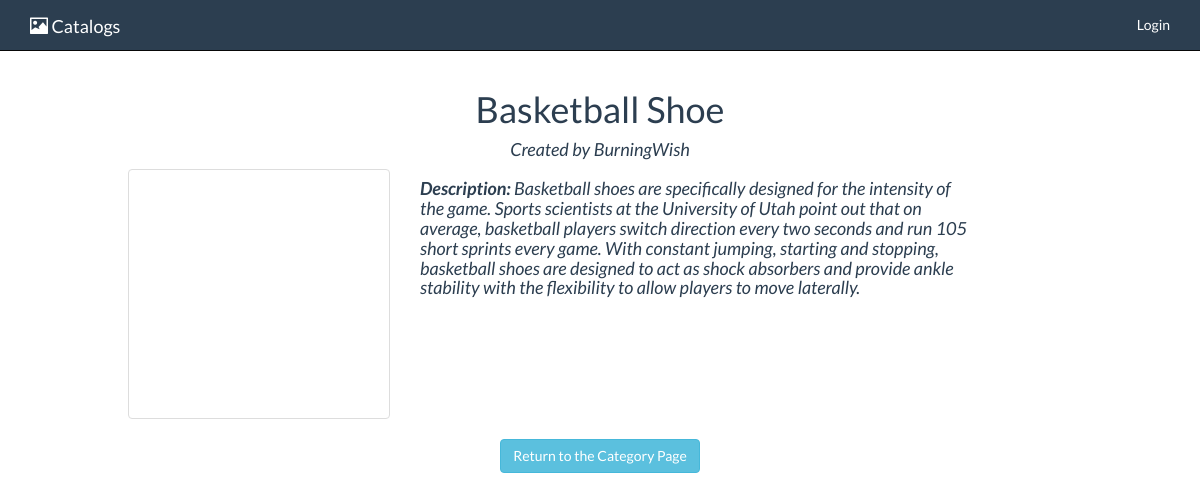
Screenshot of /categories/2/items/5 with the database file from the repository.
### database_setup.py (models this page shows, shortened)
class Item(Base):
    __tablename__ = 'item'
    id = Column(Integer, primary_key=True)
    name = Column(String(80), nullable=False)
    imgurl = Column(Text)
    description = Column(Text)
    category_id = Column(Integer, ForeignKey('category.id'))
    category = relationship(Category)
    user_id = Column(Integer, ForeignKey('user.id'))
    user = relationship(User)
    creator = Column(String(250), nullable=False)

### index.py (the view)
@app.route("/categories/<int:category_id>/items/<int:item_id>")
def showItem(category_id, item_id):
    item = session.query(Item).filter_by(category_id=category_id, id=item_id).one()
    return render_template("item.html",
                           item=item,
                           login_session=login_session)

### templates/item.html (shortened to what this page needs)
{% extends "main.html" %}
{% block content %}
    <div class="item-header">
        <h1>{{item.name}}</h1>
        <h4><i>Created by {{item.creator}}</i></h4>
    </div>
    <div class="row">
        <div class="col-md-3 col-md-offset-1">
            <div class = "thumbnail" style="height: 250px; background: url({{item.imgurl}}); background-size: cover; background-position: center">
            </div>
        </div>
        <div class="col-md-6">
            <i><h4><strong>Description:</strong> {{item.description}}</h4></i>
        </div>
    </div>
    <div class="buttons-container" style="text-align: center">
            <a class = "btn-info btn" href="/categories/{{item.category_id}}">Return to the Category Page</a>
    </div>
{% endblock %}

### static/style.css (style rules this page uses)
body { margin-top: 70px; color: #2c3e50; font-family: "Lato"; }
.item-header { text-align: center; }

### rows the page displays
Item: name "Basketball Shoe", creator "BurningWish", description "Basketball shoes are specifically designed for the intensity of the game. Sports scientists at the University of Utah point out that on average, basketball players switch direction every two seconds and run 105 short sprints every game. With constant jumping, starting and stopping, basketball shoes are designed to act as shock absorbers and provide ankle stability with the flexibility to allow players to move laterally."
